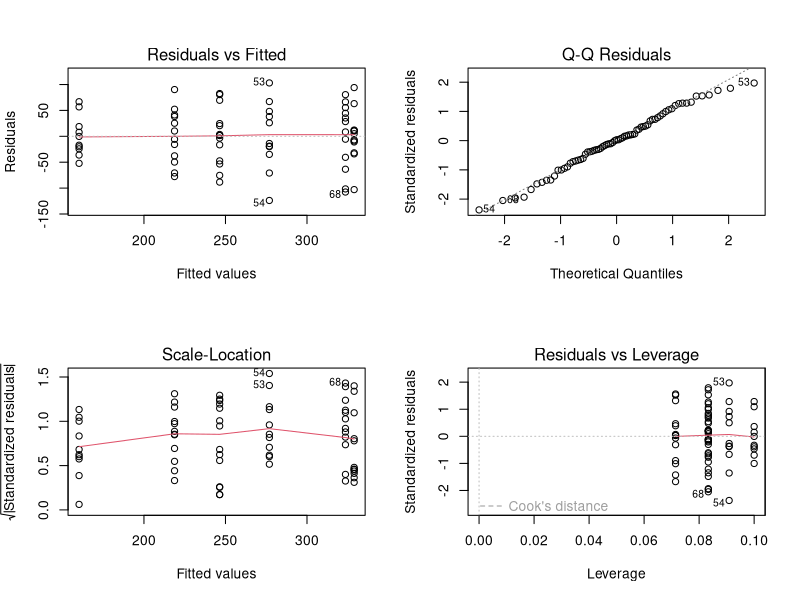

R code for this plot:
## ---- chunk 1
head(chickwts)
## ---- chunk 2
# ?aov
test1 <- aov(weight~feed, chickwts) #runs an ANOVA along with a bunch of other stuff
names(test1) # see what the aov command stored for us
anova(test1) # examine the ANOVA output
par(mfrow=c(2,2))
plot(test1) # default plots are diagnostic plots
## ---- chunk 3
dognames <- c("Suki","Harvey","Sausage","Heidi","Beans")
jump1 <- c(24.3,26.3,31.2,19.9,23.1)
jump2 <- c(24.6,27.1,30.0,22.5,24.1)
dockjump <- data.frame(dognames, jump1, jump2)
dockjump
